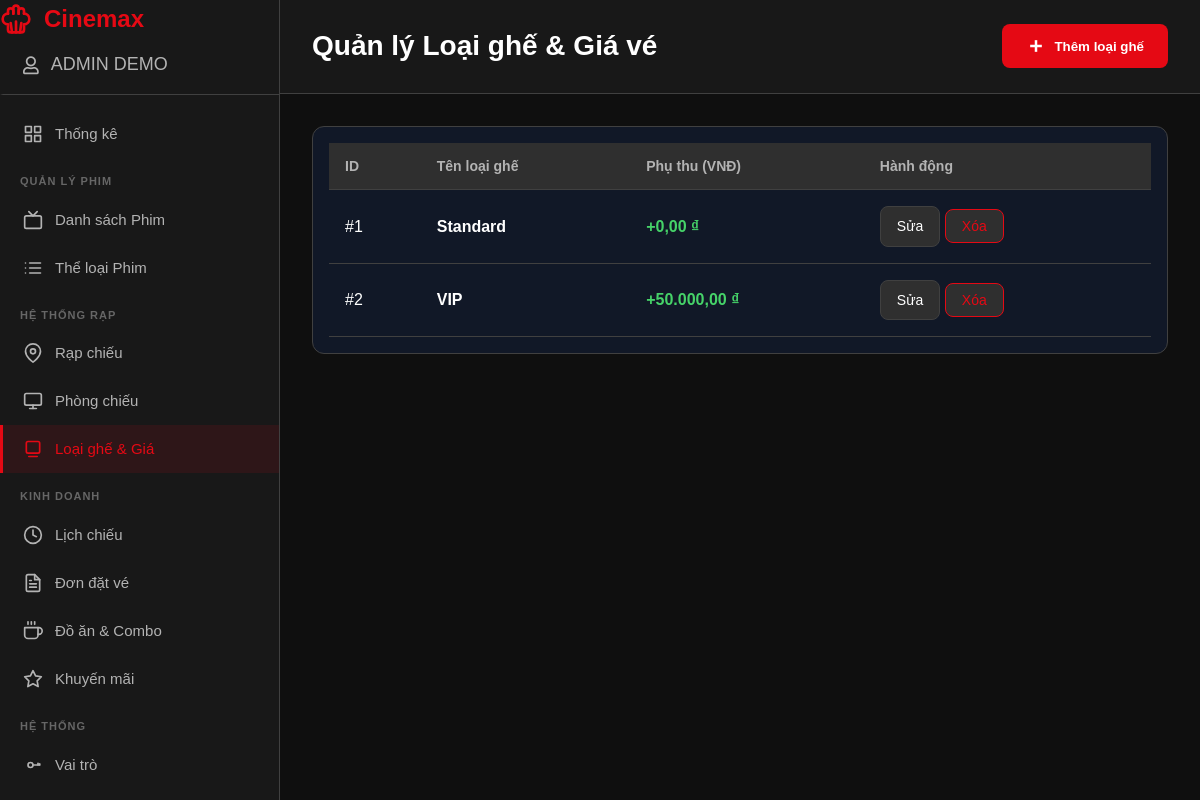
The app's page /views/admin/index.php?page=seat_types (signed in) with its own data.
### tables this page shows
CREATE TABLE seat_types (
        seat_type_id     INT AUTO_INCREMENT PRIMARY KEY,
        type_name        VARCHAR(50) NOT NULL UNIQUE,
        price_multiplier DECIMAL(4,2) NOT NULL DEFAULT 1.00,
        status           TINYINT(1) NOT NULL DEFAULT 1
    );

### config/permissionConfig.php (called while the page is built, shortened)
<?php
function getUserRoleName()
{
    return $_SESSION['user_role_name'];
}
function hasPermission($permission)
{
    $roleName = getUserRoleName();
    if ($roleName === 'admin') {
        return true;
    }
    return in_array($permission, $_SESSION['permissions']);
}

### services/SeatTypeService.php (called while the page is built, shortened)
<?php
require_once __DIR__ . '/../models/SeatType.php';
class SeatTypeService
{
    private $seatTypeModel;
    public function __construct($seatTypeModel)
    {
        $this->seatTypeModel = $seatTypeModel;
    }
    public function getAllSeatTypes()
    {
        return $this->seatTypeModel->getAllSeatTypes();
    }
}

### models/SeatType.php (called while the page is built, shortened)
<?php
class SeatType
{
    private $conn;
    public function __construct($conn)
    {
        $this->conn = $conn;
    }
    public function getAllSeatTypes()
    {
        $sql = "SELECT seat_type_id as SeatTypeID, type_name as TypeName, price_multiplier as PriceMultiplier, status as Status FROM seat_types WHERE status = 1 ORDER BY seat_type_id";
        $result = $this->conn->query($sql);
        $seatTypes = [];
        while ($row = $result->fetch_assoc()) {
            $seatTypes[] = $row;
        }
        return $seatTypes;
    }
}

### views/admin/pages/seat_types.php (the view, shortened to what this page needs)
<?php
require_once __DIR__ . '/../../../config/dbConfig.php';
require_once __DIR__ . '/../../../models/SeatType.php';
require_once __DIR__ . '/../../../services/SeatTypeService.php';
$conn = getDBConnection();
$seatTypeModel = new SeatType($conn);
$seatTypeService = new SeatTypeService($seatTypeModel);
$seatTypes = [];
try {
    $seatTypes = $seatTypeService->getAllSeatTypes();
} catch (Exception $e) {
    $seatTypes = [];
}
$basePrice = 100000;
?>
<section class="seat_types">
    <header class="admin-header">
        <h1>Quản lý Loại ghế & Giá vé</h1>
        <?php if (hasPermission('seat_types_create')): ?>
            <button class="btn-add" onclick="openModal('addSeatTypeModal')">
                <svg width="20" height="20" viewBox="0 0 24 24" fill="none" stroke="currentColor" stroke-width="3">
                    <line x1="12" y1="5" x2="12" y2="19"></line>
                    <line x1="5" y1="12" x2="19" y2="12"></line>
                </svg>
                <span>Thêm loại ghế</span>
            </button>
        <?php endif; ?>
    </header>
    <div class="dashboard-content">
        <div class="dashboard-card">
            <div class="table-responsive">
                <table class="data-table">
                    <thead>
                        <tr>
                            <th>ID</th>
                            <th>Tên loại ghế</th>
                            <th>Phụ thu (VNĐ)</th>
                            <th>Hành động</th>
                        </tr>
                    </thead>
                    <tbody>
                        <?php if (empty($seatTypes)): ?>
                            <tr>
                                <td colspan="4" style="text-align: center; padding: 20px;">
                                    Chưa có loại ghế nào.
                                </td>
                            </tr>
                        <?php else: ?>
                            <?php foreach ($seatTypes as $seatType): ?>
                                <?php
                                $multiplier = (float)($seatType['PriceMultiplier'] ?? $seatType['price_multiplier'] ?? 1);
                                $surcharge = (float)(($multiplier - 1) * $basePrice);
                                $seatTypeId = $seatType['SeatTypeID'] ?? $seatType['seat_type_id'] ?? 0;
                                ?>
                                <tr>
                                    <td>#<?php echo htmlspecialchars($seatTypeId); ?></td>
                                    <td><strong><?php echo htmlspecialchars($seatType['TypeName'] ?? $seatType['type_name'] ?? ''); ?></strong></td>
                                    <td style="color: var(--success-color); font-weight: bold;">
                                        +<?php echo number_format($surcharge, 2, ',', '.'); ?> ₫
                                    </td>
                                    <td>
                                        <?php if (hasPermission('seat_types_update')): ?>
                                            <a href="#"
                                                class="btn-action"
                                                onclick="editSeatType(<?php echo (int)$seatTypeId; ?>); return false;">
                                                Sửa
                                            </a>
                                        <?php endif; ?>
                                        <?php if (hasPermission('seat_types_delete')): ?>
                                            <button class="btn-action danger"
                                                type="button"
                                                onclick="deleteSeatType(<?php echo (int)$seatTypeId; ?>)">
                                                Xóa
                                            </button>
                                        <?php endif; ?>
                                    </td>
                                </tr>
                            <?php endforeach; ?>
                        <?php endif; ?>
                    </tbody>
                </table>
            </div>
        </div>
    </div>
</section>

### public/assets/css/style.css (style rules this page uses)
:root { --primary-color: #e50914; --primary-dark: #b20710; --secondary-color: #0f1014; --text-primary: #ffffff; --text-secondary: #b3b3b3; --bg-primary: #000000; --bg-secondary: #181818; --bg-tertiary: #2f2f2f; --border-color: #404040; --success-color: #46d369; --warning-color: #ffa500; --danger-color: #e50914; --shadow: 0 4px 12px rgba(0, 0, 0, 0.5); --shadow-lg: 0 8px 24px rgba(0, 0, 0, 0.6); --transition: all 0.3s ease; --border-radius: 8px; }
* { margin: 0; padding: 0; box-sizing: border-box; }
body { font-family: -apple-system, BlinkMacSystemFont, "Segoe UI", Roboto, "Helvetica Neue", Arial, sans-serif; background: var(--bg-primary); color: var(--text-primary); line-height: 1.6; overflow-x: hidden; }

### public/assets/css/admin.css (style rules this page uses)
.admin-header { background: var(--bg-secondary); border-bottom: 1px solid var(--border-color); padding: 24px 32px; display: flex; justify-content: space-between; align-items: center; position: sticky; top: 0; z-index: 100; }
.admin-header h1 { font-size: 28px; }
.dashboard-content { padding: 32px; }
.dashboard-card { background: var(--bg-secondary); border: 1px solid var(--border-color); border-radius: 12px; padding: 24px; }
.table-responsive { overflow-x: auto; }
.data-table { width: 100%; border-collapse: collapse; }
.data-table thead { background: var(--bg-tertiary); }
.data-table th { padding: 12px 16px; text-align: left; font-weight: 600; font-size: 14px; color: var(--text-secondary); border-bottom: 1px solid var(--border-color); }
.data-table td { padding: 16px; border-bottom: 1px solid var(--border-color); }
.data-table tbody tr { transition: var(--transition); }
.btn-action { padding: 8px 16px; background: var(--bg-tertiary); border: 1px solid var(--border-color); border-radius: var(--border-radius); color: var(--text-primary); cursor: pointer; transition: var(--transition); font-size: 14px; font-weight: 500; text-decoration: none; display: inline-flex; align-items: center; gap: 8px; }
.btn-action.danger { color: var(--danger-color); border-color: var(--danger-color); }
.btn-add { padding: 12px 24px; background: var(--primary-color); color: var(--text-primary); border: none; border-radius: var(--border-radius); font-weight: 600; cursor: pointer; transition: var(--transition); display: inline-flex; align-items: center; gap: 8px; }

### public/assets/css/shows_admin.css (style rules this page uses)
body { background: #0f0f0f; font-family: Arial; margin: 0; color: white; }

### public/assets/css/permission.css (style rules this page uses)
.dashboard-card { background: #111827; border-radius: 12px; padding: 16px; }

### records on screen
seat_types: seat_type_id "1", type_name "Standard", price_multiplier "0,00"
seat_types: seat_type_id "2", type_name "VIP", price_multiplier "50.000,00"

### other values on screen
$authUser['full_name'] "ADMIN DEMO"
